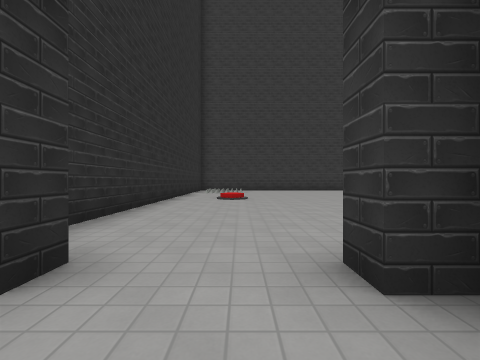
[1] (above)

17 first-person views from a walk through a Godot game level. The camera is 1.2 m above the floor, looks level and sees 90° across. The floor is counted in squares, 2 m on a side. Each view is taken from the middle of a square. On the plan, view 1 faces up. The plan holds only what a view shows up to about 9 squares ahead; the rest is blank. Door leaves are left out where a doorway can be walked through. Some surface patterns are stand-ins.

[2]
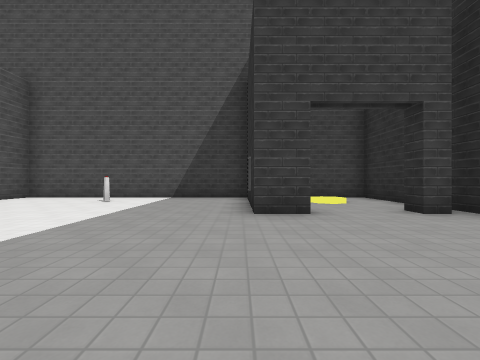

[3]
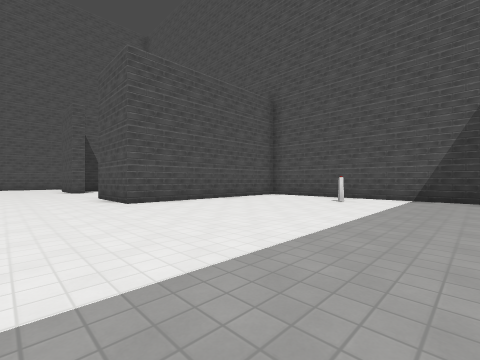

[4]
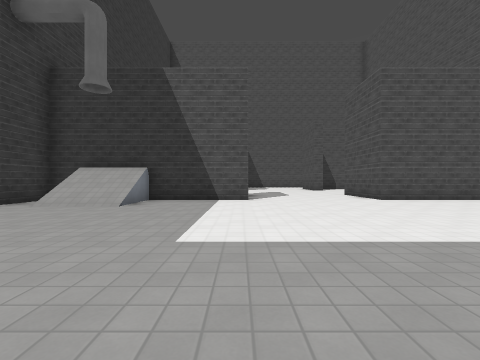

[5]
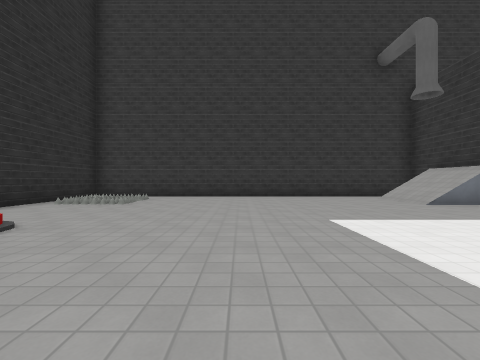

[6]
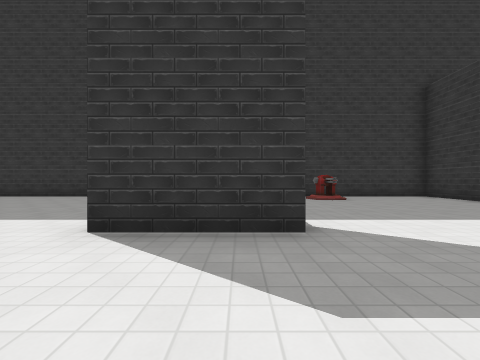

[7]
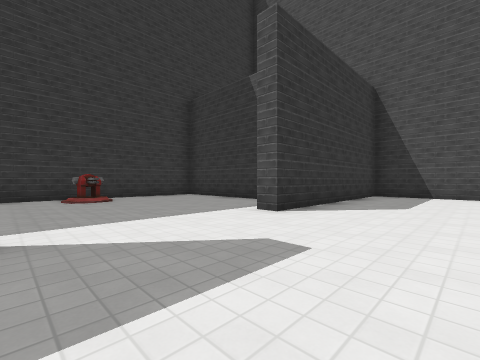

[8]
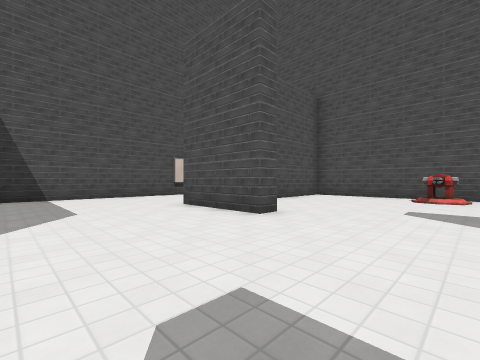

[9]
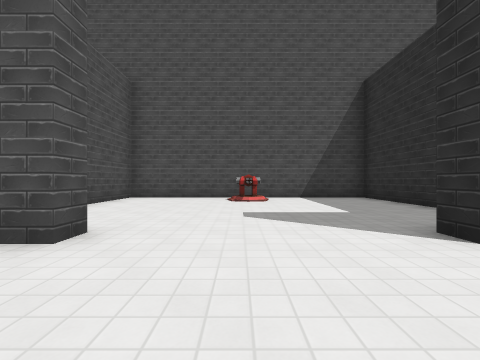

[10]
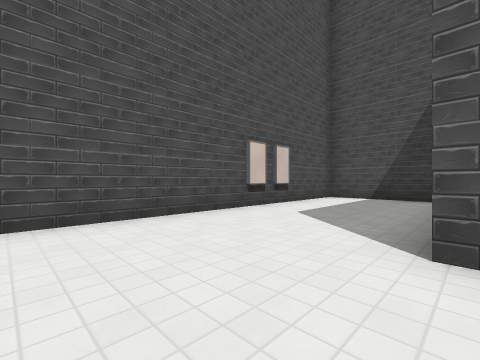

[11]
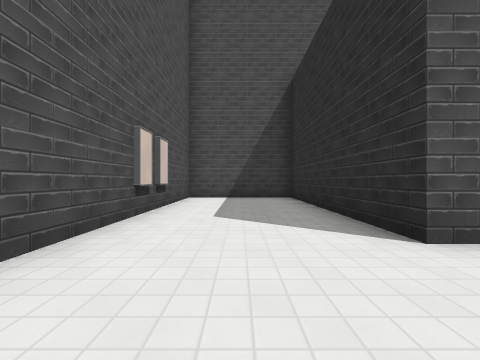

[12]
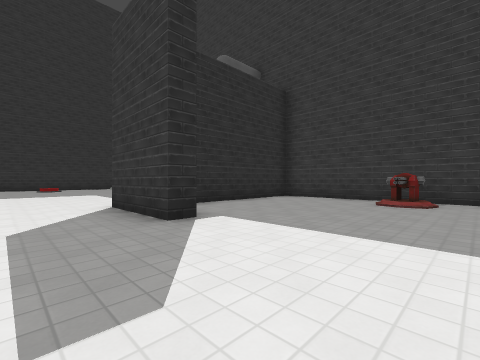

[13]
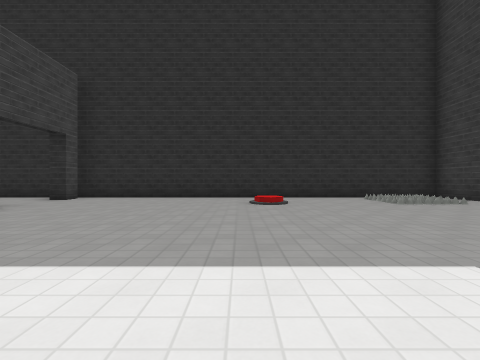

[14]
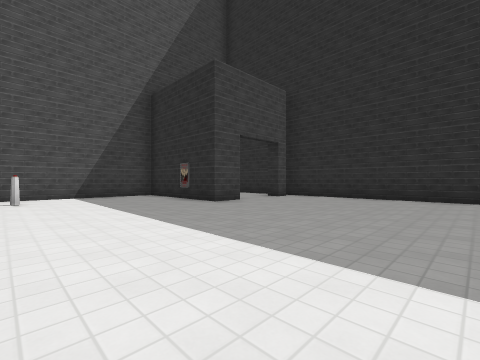

[15]
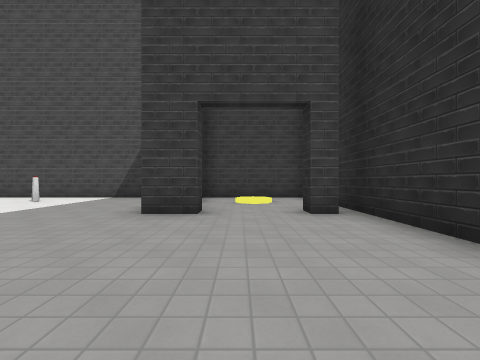

[16]
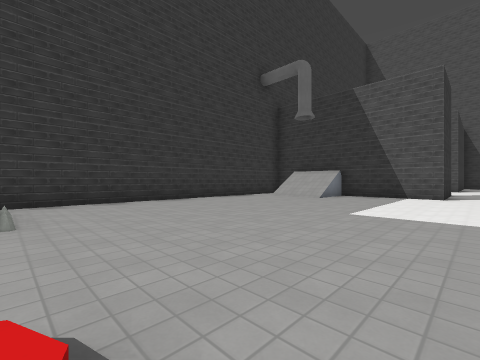

[17]
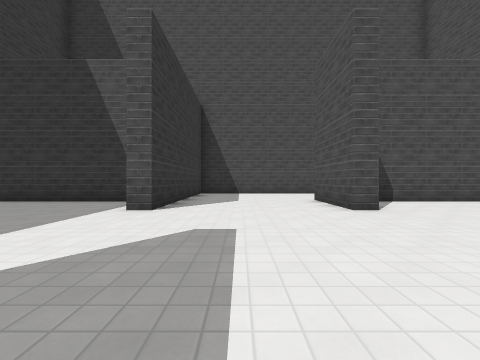

### Floor plan
Points are (right, up) in squares from view 1. A wall is a line through its corners. A room is listed if a view was taken in it or the views show most of it. See-through windows are left out.
Room 1 (view 1)
walls: (1.2, 1.2) (0.8, 1.2); (-2.3, 2.4) (-2.3, -2.3) (1.2, -2.3)
ways out: opening at (-2, 1.5) to room 2; open door at (-0.5, 1.5) to room 2
Room 2 (views 2, 3, 4, 5, 6, 7, 8, 9, 10, 11, 12, 13, 14, 15, 16, 17)
walls: (11.7, 8.4) (11.7, 7.7) (9.3, 7.7) (9.3, 13.7) (-2.3, 13.7) (-2.3, 2.4); (9.7, 0.9) (9.7, -2.3) (17.8, -2.3) (17.8, 2.1); (15.7, 3.2) (15.7, 3.7) (18.2, 3.7) (18.2, -2.3) (21.7, -2.3) (21.7, 0.6); (9.7, 13.5) (9.7, 9.6); (0.8, 1.8) (1.7, 1.8) (1.7, -1.5); (17.8, 9.1) (17.8, 13.7) (10, 13.7); (1.6, -2.3) (9.3, -2.3) (9.3, 3.7) (11.7, 3.7) (11.7, 3.2); (-1.8, 1.8) (-1.2, 1.8); (21.7, 2.5) (21.7, 7.7) (15.7, 7.7) (15.7, 8.2)
ways out: opening at (-2, 1.5) to room 1; open door at (-0.5, 1.5) to room 1
objects: button (6, -1); turret (14, -1); turret (14, 12) to (14, 13); other object (22, 1); other object (22, 2)

Where each view was taken, in squares from view 1:
view 1: 0 up, 0 right, facing up
view 2: 6 up, 2 right, facing down
view 3: 6 up, 3 right, facing down-right
view 4: 8 up, 2 right, facing right
view 5: 5 up, 3 right, facing up
view 6: 5 up, 11 right, facing up
view 7: 5 up, 12 right, facing up-right
view 8: 7 up, 13 right, facing down-right
view 9: 6 up, 14 right, facing down
view 10: 6 up, 18 right, facing down-right
view 11: 6 up, 20 right, facing down
view 12: 6 up, 15 right, facing up-left
view 13: 7 up, 6 right, facing left
view 14: 7 up, 6 right, facing down-left
view 15: 6 up, 0 right, facing down
view 16: 7 up, 0 right, facing up-right
view 17: 6 up, 11 right, facing right
